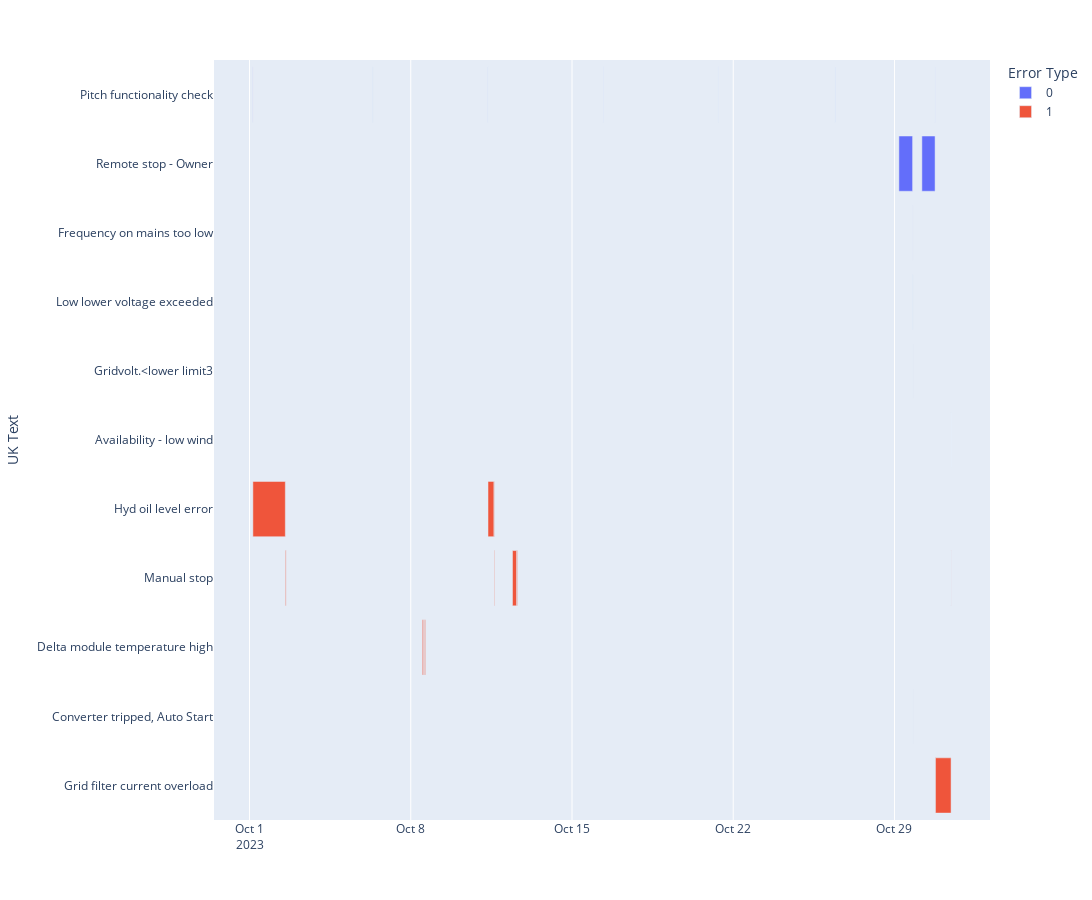

The notebook cell saved with this chart:
### Code cell
fig = px.timeline(
    main_result_sum.query("StationId == 1"),
    x_start="NewTimeOn",
    x_end="TimeOff",
    y="UK Text",
    hover_data=["ID", "Error Type", "Alarmcode", "RealPeriod", "StationId"],
    color="Error Type",
    width=1550,
    height=900,
)
fig.update_yaxes(autorange="reversed")  # otherwise tasks are listed from the bottom up

fig.show()
# fig.write_html(f"RemoteStopOwner_12-2022.html")

### Figure 1 — Plotly figure (JSON) as saved in the notebook; plotly's stock layout.template omitted (floating-point values rounded to 4 significant figures)
{"data": [{"alignmentgroup": "True", "base": ["2023-10-01T03:25:28", "2023-10-06T08:25:17", "2023-10-11T08:25:02", "2023-10-16T08:25:31", "2023-10-21T08:25:05", "2023-10-26T10:05:19", "2023-10-29T04:35:07", "2023-10-29T18:52:18", "2023-10-29T18:54:48", "2023-10-29T18:58:00", "2023-10-30T04:32:43", "2023-10-30T18:18:23", "2023-10-31T11:00:22", "2023-10-31T11:05:29"], "customdata": [[8695035, 0, 3130, "P0DT0H5M24S", 1], [8717980, 0, 3130, "P0DT0H4M0S", 1], [8745981, 0, 3130, "P0DT0H3M40S", 1], [8766889, 0, 3130, "P0DT0H3M54S", 1], [8802225, 0, 3130, "P0DT0H3M44S", 1], [8827958, 0, 3130, "P0DT0H4M16S", 1], [8839889, 0, 1007, "P0DT14H17M11S", 1], [8840419, 0, 5201, "P0DT0H2M30S", 1], [8840422, 0, 5104, "P0DT0H3M12S", 1], [8845910, 0, 5112, "P0DT0H0M3S", 1], [8853696, 0, 1007, "P0DT13H45M4S", 1], [8865674, 0, 3130, "P0DT0H3M26S", 1], [8875507, 0, 1005, "P0DT0H0M1S", 1], [8875608, 0, 1005, "P0DT0H0M1S", 1]], "hovertemplate": "Error Type=%{customdata[1]}<br>NewTimeOn=%{base}<br>TimeOff=%{x}<br>UK Text=%{y}<br>ID=%{customdata[0]}<br>Alarmcode=%{customdata[2]}<br>RealPeriod=%{customdata[3]}<br>StationId=%{customdata[4]}<extra></extra>", "legendgroup": "0", "marker": {"color": "#636efa", "pattern": {"shape": ""}}, "name": "0", "offsetgroup": "0", "orientation": "h", "showlegend": true, "textposition": "auto", "type": "bar", "x": [324000, 240000, 220000, 234000, 224000, 256000, 51431000, 150000, 192000, 3000, 49504000, 206000, 1000, 1000], "xaxis": "x", "y": ["Pitch functionality check", "Pitch functionality check", "Pitch functionality check", "Pitch functionality check", "Pitch functionality check", "Pitch functionality check", "Remote stop - Owner", "Frequency on mains too low", "Low lower voltage exceeded", "Gridvolt.<lower limit3", "Remote stop - Owner", "Pitch functionality check", "Availability - low wind", "Availability - low wind"], "yaxis": "y"}, {"alignmentgroup": "True", "base": ["2023-10-01T03:30:52", "2023-10-02T13:19:04", "2023-10-02T14:16:30", "2023-10-08T12:05:11", "2023-10-08T14:20:49", "2023-10-11T08:28:42", "2023-10-11T14:48:01", "2023-10-11T15:21:36", "2023-10-12T09:59:24", "2023-10-12T14:22:48", "2023-10-29T18:58:03", "2023-10-30T18:21:49", "2023-10-30T18:46:36", "2023-10-31T10:57:19", "2023-10-31T11:02:45"], "customdata": [[8695050, 1, 7101, "P1DT9H48M12S", 1], [8702734, 1, 1001, "P0DT0H56M48S", 1], [8703023, 1, 1001, "P0DT0H0M1S", 1], [8729925, 1, 13224, "P0DT1H10M47S", 1], [8730622, 1, 13224, "P0DT0H55M47S", 1], [8745995, 1, 7101, "P0DT6H18M51S", 1], [8747435, 1, 7101, "P0DT0H22M51S", 1], [8747558, 1, 1001, "P0DT0H24M38S", 1], [8749438, 1, 1001, "P0DT4H17M9S", 1], [8750778, 1, 1001, "P0DT0H46M22S", 1], [8845913, 1, 13902, "P0DT0H0M2S", 1], [8866311, 1, 13207, "P0DT0H24M47S", 1], [8870701, 1, 13207, "P0DT16H10M43S", 1], [8875506, 1, 1001, "P0DT0H3M3S", 1], [8875607, 1, 1001, "P0DT0H2M44S", 1]], "hovertemplate": "Error Type=%{customdata[1]}<br>NewTimeOn=%{base}<br>TimeOff=%{x}<br>UK Text=%{y}<br>ID=%{customdata[0]}<br>Alarmcode=%{customdata[2]}<br>RealPeriod=%{customdata[3]}<br>StationId=%{customdata[4]}<extra></extra>", "legendgroup": "1", "marker": {"color": "#EF553B", "pattern": {"shape": ""}}, "name": "1", "offsetgroup": "1", "orientation": "h", "showlegend": true, "textposition": "auto", "type": "bar", "x": [121692000, 3408000, 1000, 4247000, 3347000, 22731000, 1371000, 1478000, 15429000, 2782000, 2000, 1487000, 58243000, 183000, 164000], "xaxis": "x", "y": ["Hyd oil level error", "Manual stop", "Manual stop", "Delta module temperature high", "Delta module temperature high", "Hyd oil level error", "Hyd oil level error", "Manual stop", "Manual stop", "Manual stop", "Converter tripped, Auto Start", "Grid filter current overload", "Grid filter current overload", "Manual stop", "Manual stop"], "yaxis": "y"}], "layout": {"barmode": "overlay", "height": 900, "legend": {"title": {"text": "Error Type"}, "tracegroupgap": 0}, "margin": {"t": 60}, "width": 1550, "xaxis": {"anchor": "y", "domain": [0, 1], "type": "date"}, "yaxis": {"anchor": "x", "autorange": "reversed", "domain": [0, 1], "title": {"text": "UK Text"}}}}
